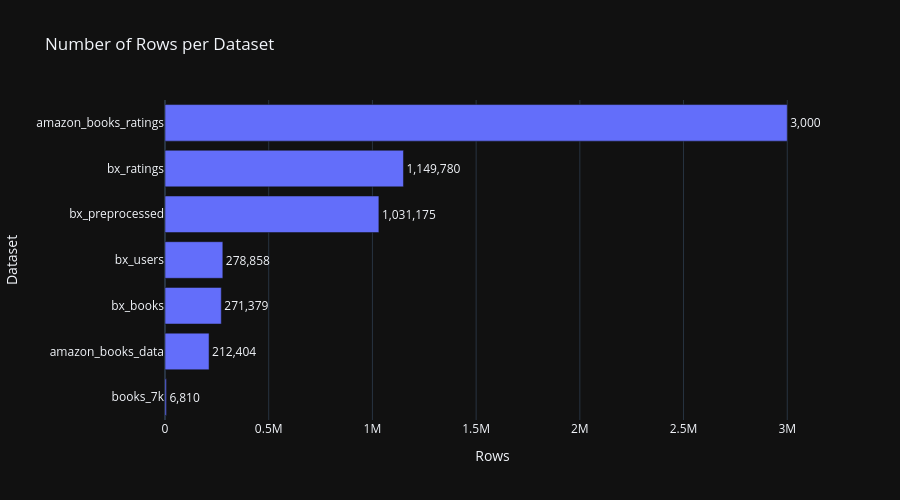

Here is the notebook cell this chart was saved with:
### Code cell
# Number of rows per Dataset

df = overview_df.sort_values("rows")

fig = px.bar(
    df,
    x="rows",
    y="dataset",
    orientation="h",
    text="rows",
    title="Number of Rows per Dataset"
)

fig.update_traces(
    texttemplate="%{text:,}",
    textposition="outside"
)

fig.update_layout(
    xaxis_title="Rows",
    yaxis_title="Dataset",
    height=500
)

fig.show()

### Figure 1 — Plotly figure (JSON) as saved in the notebook; plotly's stock layout.template omitted (floating-point values rounded to 4 significant figures)
{"data": [{"hovertemplate": "rows=%{text}<br>dataset=%{y}<extra></extra>", "legendgroup": "", "marker": {"color": "#636efa", "pattern": {"shape": ""}}, "name": "", "orientation": "h", "showlegend": false, "text": [6810.0, 212400.0, 271400.0, 278900.0, 1031000.0, 1150000.0, 3000000.0], "textposition": "outside", "x": [6810, 212404, 271379, 278858, 1031175, 1149780, 3000000], "xaxis": "x", "y": ["books_7k", "amazon_books_data", "bx_books", "bx_users", "bx_preprocessed", "bx_ratings", "amazon_books_ratings"], "yaxis": "y", "type": "bar", "texttemplate": "%{text:,}"}], "layout": {"xaxis": {"anchor": "y", "domain": [0.0, 1.0], "title": {"text": "Rows"}}, "yaxis": {"anchor": "x", "domain": [0.0, 1.0], "title": {"text": "Dataset"}}, "legend": {"tracegroupgap": 0}, "title": {"text": "Number of Rows per Dataset"}, "barmode": "relative", "height": 500}}
